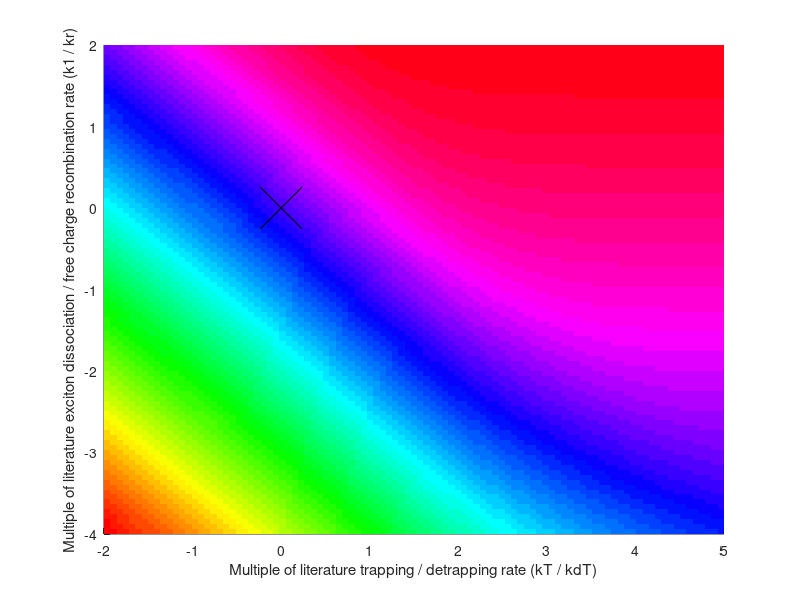

Write MATLAB code to recreate this figure. (Note: this script raises an error after producing the figure.)
%close all;
%clearvars;

intensity = 1000;
% the phase diagram is generatred by taking the literature accepted values
% and scaling them by the below constants, then determining the equilibrium
% constants
alpha_lower_mult = 1e-2; % lowest multiple of alpha to use
alpha_upper_mult = 1e5; % highest multiple of alpha to use
beta_lower_mult = 1e-4; % lowest multiple of beta to use
beta_upper_mult = 1e2; % highest multiple of beta to use

% number of test values to compute in the phase space
nalphas = 100;
nbetas = 100;


plot_time_series = false; % whether to plot time evolution
runtime = 40; %time to run model for in seconds

% whether to regenerate the matrix, this is quite time intensive as it involves solving nalphas * nbetas odes.
makenew = false;


if makenew
    [currvals, alphas_scaled, betas_scaled] = phase_diagram('curr_model', intensity, alpha_lower_mult, alpha_upper_mult, beta_lower_mult, beta_upper_mult, nalphas, nbetas, plot_time_series, runtime);
    save('phase_data/results.mat', 'currvals', 'alphas_scaled', 'betas_scaled');
    
else
    load('phase_data/results.mat', 'currvals', 'alphas_scaled', 'betas_scaled');
    % plot phase diagram
    [XS, YS] = meshgrid(log10(alphas_scaled), log10(betas_scaled));
    figure()
    hold on;
    colormap(hsv)

    p =pcolor(XS, YS, log10(abs(currvals')));
    set(p, 'EdgeColor', 'none');
    plot([0], [0], 'xk', 'MarkerSize', 30) % plot lit values


    xlabel('Multiple of literature trapping / detrapping rate (kT / kdT)')
    ylabel('Multiple of literature exciton dissociation / free charge recombination rate (k1 / kr)')
    %title(sprintf("Phase diagram at I=%dW/m^2, X is literature constants", I) )

    f = gca();
    xs = f.XTickLabel;
    ys = f.YTickLabel;


    % Make the scale labels multiples rather than log10(multiple)
    for i = 1:length(xs)
        xs{i} = sprintf("10^{%s}", xs{i});
    end

    for i = 1:length(ys)
        ys{i} = sprintf("10^{%s}", ys{i});
    end

    f.XTickLabel = xs;
    f.YTickLabel = ys;

    c = colorbar();
    c.Label.String = 'log10(Jsc)';

    % Adjust font size for readability
    f.FontSize = 16;
    c.FontSize = 18;
end